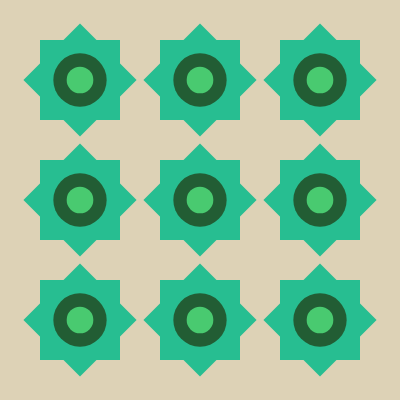
Frame 1 (no input)
Frame 60 (no input): identical to frame 1, image omitted
Frame 120 (the mouse pressed at the canvas centre since frame 60): identical to frame 1, image omitted

The p5.js sketch that drew this single still picture (run headless with seeded random() and noise() and a simulated clock; from frame 60 on, the mouse is pressed at the canvas centre):

// p5.js sketch
// ── sketch.js
// DM2008 — Activity 3b
// One Function Wonder (20 min)
//
// Write a function that draws a shape or group of shapes.
// It should take at least one parameter — try x, y, size, or color.
// Call it several times with different values to create variation.
//
// Ideas: a simple face, a flower, a house, an icon.
// Example: myShape(100, 200, 50); myShape(300, 200, 80);
//
// Stretch: call your function inside a for loop to create a repeating pattern.
let rot = 0;
let sz = 80;

function setup() {
  createCanvas(400, 400);
  angleMode(DEGREES);
  rectMode(CENTER);
}

function draw() {
  background("#ddd2b6");
  noStroke();

  for (let i = 0; i < width / (sz * 2); i++) { for(let j = 0; j < width / (sz * 2); j++)
    cactus(i * sz * 1.5 + sz, j * sz * 1.5 + sz, sz);
  }
  // cactus(80, 80, sz);
  // cactus(200, 80, sz);
  // cactus(320, 80, sz);
}

function cactus(x, y, sz) {
  let c = "#27be91";
  push();
  fill(c);
  translate(x, y);
  rotate(45);
  rect(0, 0, sz);
  pop();

  push();
  fill(c);
  translate(x, y);
  rect(0, 0, sz);
  pop();

  fill("#225d34");
  circle(x, y, sz - sz / 3);

  fill("#49ca70");
  circle(x, y, sz / 3);
}
// Call your function here with different values each time

// Define your function outside draw()
// It can be called from anywhere in your sketch

function myShape(x, y, s) {
  ellipse(x, y, s, s);
}
